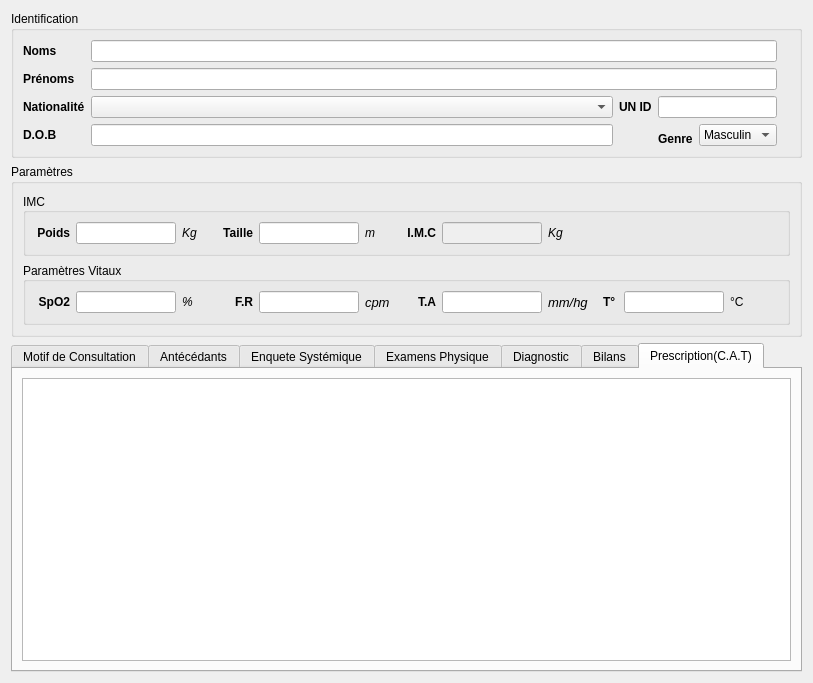
<?xml version="1.0" encoding="UTF-8"?>
<ui version="4.0">
 <class>PatientListKanbanView</class>
 <widget class="QWidget" name="PatientListKanbanView">
  <property name="geometry">
   <rect>
    <x>0</x>
    <y>0</y>
    <width>813</width>
    <height>683</height>
   </rect>
  </property>
  <property name="minimumSize">
   <size>
    <width>810</width>
    <height>680</height>
   </size>
  </property>
  <property name="windowTitle">
   <string>Form</string>
  </property>
  <layout class="QGridLayout" name="gridLayout_5">
   <item row="0" column="0">
    <widget class="QGroupBox" name="groupBox">
     <property name="sizePolicy">
      <sizepolicy hsizetype="Expanding" vsizetype="Preferred">
       <horstretch>0</horstretch>
       <verstretch>0</verstretch>
      </sizepolicy>
     </property>
     <property name="maximumSize">
      <size>
       <width>16777215</width>
       <height>150</height>
      </size>
     </property>
     <property name="title">
      <string>Identification</string>
     </property>
     <layout class="QHBoxLayout" name="horizontalLayout_2">
      <item>
       <layout class="QGridLayout" name="gridLayout_3">
        <item row="1" column="0">
         <widget class="QLabel" name="label_2">
          <property name="font">
           <font>
            <bold>true</bold>
           </font>
          </property>
          <property name="text">
           <string>Prénoms</string>
          </property>
         </widget>
        </item>
        <item row="2" column="3" colspan="2">
         <widget class="QLineEdit" name="reg_number"/>
        </item>
        <item row="3" column="4">
         <widget class="QComboBox" name="gender">
          <item>
           <property name="text">
            <string>Masculin</string>
           </property>
          </item>
          <item>
           <property name="text">
            <string>Feminin</string>
           </property>
          </item>
         </widget>
        </item>
        <item row="2" column="1">
         <widget class="QComboBox" name="nationality"/>
        </item>
        <item row="3" column="0">
         <widget class="QLabel" name="label_7">
          <property name="font">
           <font>
            <bold>true</bold>
           </font>
          </property>
          <property name="text">
           <string>D.O.B</string>
          </property>
         </widget>
        </item>
        <item row="0" column="1" colspan="4">
         <widget class="QLineEdit" name="name"/>
        </item>
        <item row="2" column="0">
         <widget class="QLabel" name="label_5">
          <property name="font">
           <font>
            <bold>true</bold>
           </font>
          </property>
          <property name="text">
           <string>Nationalité</string>
          </property>
         </widget>
        </item>
        <item row="0" column="0">
         <widget class="QLabel" name="label">
          <property name="font">
           <font>
            <bold>true</bold>
           </font>
          </property>
          <property name="text">
           <string>Noms</string>
          </property>
         </widget>
        </item>
        <item row="2" column="2">
         <widget class="QLabel" name="label_6">
          <property name="font">
           <font>
            <bold>true</bold>
           </font>
          </property>
          <property name="text">
           <string>UN ID</string>
          </property>
         </widget>
        </item>
        <item row="1" column="1" colspan="4">
         <widget class="QLineEdit" name="surname"/>
        </item>
        <item row="3" column="1">
         <widget class="QLineEdit" name="dob"/>
        </item>
        <item row="3" column="3">
         <widget class="QLabel" name="label_4">
          <property name="font">
           <font>
            <bold>true</bold>
           </font>
          </property>
          <property name="text">
           <string>Genre</string>
          </property>
          <property name="alignment">
           <set>Qt::AlignBottom|Qt::AlignLeading|Qt::AlignLeft</set>
          </property>
         </widget>
        </item>
       </layout>
      </item>
      <item>
       <widget class="QLabel" name="label_22">
        <property name="text">
         <string/>
        </property>
        <property name="pixmap">
         <pixmap resource="../../../../../core/ui/views.qrc">:/icons/icons/person.jpg</pixmap>
        </property>
        <property name="alignment">
         <set>Qt::AlignCenter</set>
        </property>
       </widget>
      </item>
     </layout>
    </widget>
   </item>
   <item row="1" column="0">
    <widget class="QGroupBox" name="groupBox_2">
     <property name="maximumSize">
      <size>
       <width>16777215</width>
       <height>180</height>
      </size>
     </property>
     <property name="title">
      <string>Paramètres</string>
     </property>
     <layout class="QGridLayout" name="gridLayout_2">
      <item row="0" column="0">
       <widget class="QGroupBox" name="groupBox_3">
        <property name="title">
         <string>IMC</string>
        </property>
        <property name="alignment">
         <set>Qt::AlignLeading|Qt::AlignLeft|Qt::AlignVCenter</set>
        </property>
        <layout class="QHBoxLayout" name="horizontalLayout_8">
         <item>
          <layout class="QHBoxLayout" name="horizontalLayout_3">
           <item>
            <widget class="QLabel" name="label_8">
             <property name="maximumSize">
              <size>
               <width>35</width>
               <height>16777215</height>
              </size>
             </property>
             <property name="font">
              <font>
               <bold>true</bold>
              </font>
             </property>
             <property name="text">
              <string>Poids</string>
             </property>
             <property name="alignment">
              <set>Qt::AlignRight|Qt::AlignTrailing|Qt::AlignVCenter</set>
             </property>
            </widget>
           </item>
           <item>
            <widget class="QLineEdit" name="weight">
             <property name="maximumSize">
              <size>
               <width>100</width>
               <height>16777215</height>
              </size>
             </property>
            </widget>
           </item>
           <item>
            <widget class="QLabel" name="label_9">
             <property name="maximumSize">
              <size>
               <width>30</width>
               <height>16777215</height>
              </size>
             </property>
             <property name="font">
              <font>
               <italic>true</italic>
              </font>
             </property>
             <property name="text">
              <string>Kg</string>
             </property>
            </widget>
           </item>
          </layout>
         </item>
         <item>
          <layout class="QHBoxLayout" name="horizontalLayout_4">
           <item>
            <widget class="QLabel" name="label_10">
             <property name="maximumSize">
              <size>
               <width>35</width>
               <height>16777215</height>
              </size>
             </property>
             <property name="font">
              <font>
               <bold>true</bold>
              </font>
             </property>
             <property name="text">
              <string>Taille</string>
             </property>
             <property name="alignment">
              <set>Qt::AlignRight|Qt::AlignTrailing|Qt::AlignVCenter</set>
             </property>
            </widget>
           </item>
           <item>
            <widget class="QLineEdit" name="height">
             <property name="maximumSize">
              <size>
               <width>100</width>
               <height>16777215</height>
              </size>
             </property>
            </widget>
           </item>
           <item>
            <widget class="QLabel" name="label_11">
             <property name="maximumSize">
              <size>
               <width>30</width>
               <height>16777215</height>
              </size>
             </property>
             <property name="font">
              <font>
               <italic>true</italic>
              </font>
             </property>
             <property name="text">
              <string>m</string>
             </property>
            </widget>
           </item>
          </layout>
         </item>
         <item>
          <layout class="QHBoxLayout" name="horizontalLayout_5">
           <item>
            <widget class="QLabel" name="label_12">
             <property name="maximumSize">
              <size>
               <width>35</width>
               <height>16777215</height>
              </size>
             </property>
             <property name="font">
              <font>
               <bold>true</bold>
              </font>
             </property>
             <property name="text">
              <string>I.M.C</string>
             </property>
             <property name="alignment">
              <set>Qt::AlignRight|Qt::AlignTrailing|Qt::AlignVCenter</set>
             </property>
            </widget>
           </item>
           <item>
            <widget class="QLineEdit" name="imc">
             <property name="enabled">
              <bool>false</bool>
             </property>
             <property name="maximumSize">
              <size>
               <width>100</width>
               <height>16777215</height>
              </size>
             </property>
            </widget>
           </item>
           <item>
            <widget class="QLabel" name="label_13">
             <property name="font">
              <font>
               <italic>true</italic>
              </font>
             </property>
             <property name="text">
              <string>Kg</string>
             </property>
            </widget>
           </item>
          </layout>
         </item>
        </layout>
       </widget>
      </item>
      <item row="1" column="0">
       <widget class="QGroupBox" name="groupBox_4">
        <property name="font">
         <font>
          <bold>false</bold>
         </font>
        </property>
        <property name="title">
         <string>Paramètres Vitaux</string>
        </property>
        <property name="alignment">
         <set>Qt::AlignLeading|Qt::AlignLeft|Qt::AlignVCenter</set>
        </property>
        <layout class="QHBoxLayout" name="horizontalLayout_9">
         <item>
          <layout class="QHBoxLayout" name="horizontalLayout_6">
           <item>
            <widget class="QLabel" name="label_14">
             <property name="maximumSize">
              <size>
               <width>35</width>
               <height>16777215</height>
              </size>
             </property>
             <property name="font">
              <font>
               <bold>true</bold>
              </font>
             </property>
             <property name="text">
              <string>SpO2</string>
             </property>
             <property name="alignment">
              <set>Qt::AlignRight|Qt::AlignTrailing|Qt::AlignVCenter</set>
             </property>
            </widget>
           </item>
           <item>
            <widget class="QLineEdit" name="oxygene_sat">
             <property name="maximumSize">
              <size>
               <width>100</width>
               <height>16777215</height>
              </size>
             </property>
            </widget>
           </item>
           <item>
            <widget class="QLabel" name="label_15">
             <property name="maximumSize">
              <size>
               <width>30</width>
               <height>16777215</height>
              </size>
             </property>
             <property name="font">
              <font>
               <italic>true</italic>
               <bold>false</bold>
              </font>
             </property>
             <property name="text">
              <string>%</string>
             </property>
            </widget>
           </item>
          </layout>
         </item>
         <item>
          <layout class="QHBoxLayout" name="horizontalLayout_7">
           <item>
            <widget class="QLabel" name="label_17">
             <property name="maximumSize">
              <size>
               <width>35</width>
               <height>16777215</height>
              </size>
             </property>
             <property name="font">
              <font>
               <bold>true</bold>
              </font>
             </property>
             <property name="text">
              <string>F.R</string>
             </property>
             <property name="alignment">
              <set>Qt::AlignRight|Qt::AlignTrailing|Qt::AlignVCenter</set>
             </property>
            </widget>
           </item>
           <item>
            <widget class="QLineEdit" name="respiration_freq">
             <property name="maximumSize">
              <size>
               <width>100</width>
               <height>16777215</height>
              </size>
             </property>
            </widget>
           </item>
           <item>
            <widget class="QLabel" name="label_16">
             <property name="maximumSize">
              <size>
               <width>30</width>
               <height>16777215</height>
              </size>
             </property>
             <property name="font">
              <font>
               <pointsize>10</pointsize>
               <italic>true</italic>
               <bold>false</bold>
              </font>
             </property>
             <property name="text">
              <string>cpm</string>
             </property>
            </widget>
           </item>
          </layout>
         </item>
         <item>
          <widget class="QLabel" name="label_19">
           <property name="maximumSize">
            <size>
             <width>35</width>
             <height>16777215</height>
            </size>
           </property>
           <property name="font">
            <font>
             <bold>true</bold>
            </font>
           </property>
           <property name="text">
            <string>T.A</string>
           </property>
           <property name="alignment">
            <set>Qt::AlignRight|Qt::AlignTrailing|Qt::AlignVCenter</set>
           </property>
          </widget>
         </item>
         <item>
          <widget class="QLineEdit" name="heart_bit">
           <property name="maximumSize">
            <size>
             <width>100</width>
             <height>16777215</height>
            </size>
           </property>
          </widget>
         </item>
         <item>
          <widget class="QLabel" name="label_18">
           <property name="maximumSize">
            <size>
             <width>90</width>
             <height>16777215</height>
            </size>
           </property>
           <property name="font">
            <font>
             <pointsize>10</pointsize>
             <italic>true</italic>
             <bold>false</bold>
            </font>
           </property>
           <property name="text">
            <string>mm/hg</string>
           </property>
          </widget>
         </item>
         <item>
          <widget class="QLabel" name="label_21">
           <property name="maximumSize">
            <size>
             <width>15</width>
             <height>16777215</height>
            </size>
           </property>
           <property name="font">
            <font>
             <bold>true</bold>
            </font>
           </property>
           <property name="text">
            <string>T°</string>
           </property>
          </widget>
         </item>
         <item>
          <widget class="QLineEdit" name="temperature">
           <property name="maximumSize">
            <size>
             <width>100</width>
             <height>16777215</height>
            </size>
           </property>
          </widget>
         </item>
         <item>
          <widget class="QLabel" name="label_20">
           <property name="text">
            <string>°C</string>
           </property>
          </widget>
         </item>
        </layout>
       </widget>
      </item>
     </layout>
    </widget>
   </item>
   <item row="2" column="0">
    <widget class="QTabWidget" name="tab">
     <property name="currentIndex">
      <number>6</number>
     </property>
     <property name="movable">
      <bool>true</bool>
     </property>
     <widget class="QWidget" name="motivation_tab">
      <attribute name="title">
       <string>Motif de Consultation</string>
      </attribute>
      <layout class="QGridLayout" name="gridLayout_4">
       <item row="0" column="0">
        <widget class="QPlainTextEdit" name="motivation_text"/>
       </item>
      </layout>
     </widget>
     <widget class="QWidget" name="antecedant_tab">
      <attribute name="title">
       <string>Antécédants</string>
      </attribute>
      <layout class="QGridLayout" name="gridLayout">
       <item row="0" column="0">
        <widget class="QTextEdit" name="antecedant_text"/>
       </item>
      </layout>
     </widget>
     <widget class="QWidget" name="enquete_tab">
      <attribute name="title">
       <string>Enquete Systémique</string>
      </attribute>
      <layout class="QGridLayout" name="gridLayout">
       <item row="0" column="0">
        <widget class="QTextEdit" name="anquete_text"/>
       </item>
      </layout>
     </widget>
     <widget class="QWidget" name="physical_exam_tab">
      <attribute name="title">
       <string>Examens Physique</string>
      </attribute>
      <layout class="QGridLayout" name="gridLayout">
       <item row="0" column="0">
        <widget class="QTextEdit" name="physical_exam_text"/>
       </item>
      </layout>
     </widget>
     <widget class="QWidget" name="diagnosys_tab">
      <attribute name="title">
       <string>Diagnostic</string>
      </attribute>
      <layout class="QGridLayout" name="gridLayout">
       <item row="0" column="0">
        <widget class="QTextEdit" name="diagnosys_text"/>
       </item>
      </layout>
     </widget>
     <widget class="QWidget" name="labtest_tab">
      <attribute name="title">
       <string>Bilans</string>
      </attribute>
      <layout class="QGridLayout" name="gridLayout">
       <item row="0" column="0">
        <widget class="QTextEdit" name="labtest_text"/>
       </item>
      </layout>
     </widget>
     <widget class="QWidget" name="prescription_tab">
      <attribute name="title">
       <string>Prescription(C.A.T)</string>
      </attribute>
      <layout class="QGridLayout" name="gridLayout">
       <item row="0" column="0">
        <widget class="QTextEdit" name="prescription_text"/>
       </item>
      </layout>
     </widget>
    </widget>
   </item>
  </layout>
 </widget>
 <resources>
  <include location="../../../../../core/ui/views.qrc"/>
 </resources>
 <connections/>
</ui>
